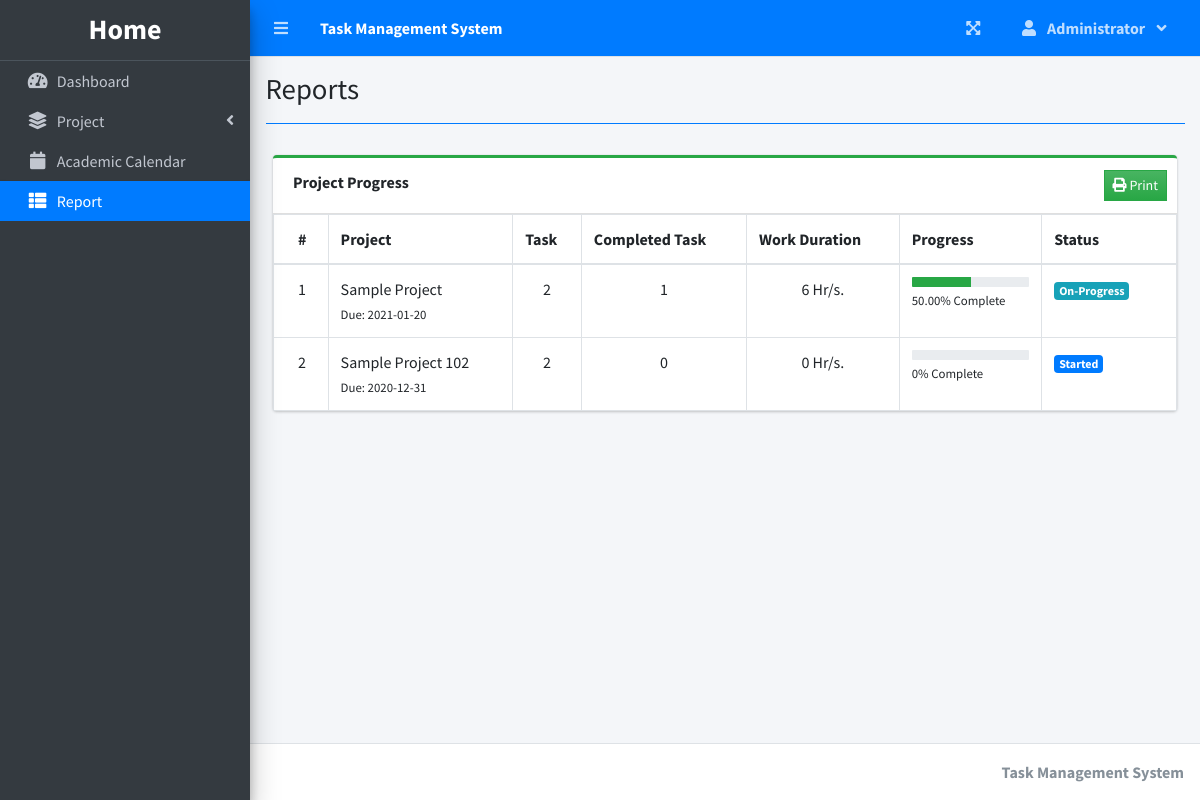
/index.php?page=reports (signed in), run on the app's committed database.
### tables this page shows
CREATE TABLE `project_list` (
  `id` int(30) NOT NULL,
  `name` varchar(200) NOT NULL,
  `description` text NOT NULL,
  `status` tinyint(2) NOT NULL,
  `start_date` date NOT NULL,
  `end_date` date NOT NULL,
  `manager_id` int(30) NOT NULL,
  `user_ids` text NOT NULL,
  `date_created` datetime NOT NULL DEFAULT current_timestamp()
);

### reports.php (the view, shortened to what this page needs)
<?php include 'db_connect.php' ?>
 <div class="col-md-12">
        <div class="card card-outline card-success">
          <div class="card-header">
            <b>Project Progress</b>
            <div class="card-tools">
            	<button class="btn btn-flat btn-sm bg-gradient-success btn-success" id="print"><i class="fa fa-print"></i> Print</button>
            </div>
          </div>
          <div class="card-body p-0">
            <div class="table-responsive" id="printable">
              <table class="table m-0 table-bordered">
                <thead>
                  <th>#</th>
                  <th>Project</th>
                  <th>Task</th>
                  <th>Completed Task</th>
                  <th>Work Duration</th>
                  <th>Progress</th>
                  <th>Status</th>
                </thead>
                <tbody>
                <?php
                $i = 1;
                $stat = array("Pending","Started","On-Progress","On-Hold","Over Due","Done");
                $where = "";
                $qry = $conn->query("SELECT * FROM project_list $where order by name asc");
                while($row= $qry->fetch_assoc()):
                $tprog = $conn->query("SELECT * FROM task_list where project_id = {$row['id']}")->num_rows;
                $cprog = $conn->query("SELECT * FROM task_list where project_id = {$row['id']} and status = 3")->num_rows;
                $prog = $tprog > 0 ? ($cprog/$tprog) * 100 : 0;
                $prog = $prog > 0 ?  number_format($prog,2) : $prog;
                $prod = $conn->query("SELECT * FROM user_productivity where project_id = {$row['id']}")->num_rows;
                $dur = $conn->query("SELECT sum(time_rendered) as duration FROM user_productivity where project_id = {$row['id']}");
                $dur = $dur->num_rows > 0 ? $dur->fetch_assoc()['duration'] : 0;
                if($row['status'] == 0 && strtotime(date('Y-m-d')) >= strtotime($row['start_date'])):
                if($prod  > 0  || $cprog > 0)
                  $row['status'] = 2;
                else
                  $row['status'] = 1;
                elseif($row['status'] == 0 && strtotime(date('Y-m-d')) > strtotime($row['end_date'])):
                $row['status'] = 4;
                endif;
                  ?>
                  <tr>
                      <td>
                         <?php echo $i++ ?>
                      </td>
                      <td>
                          <a>
                              <?php echo ucwords($row['name']) ?>
                          </a>
                          <br>
                          <small>
                              Due: <?php echo date("Y-m-d",strtotime($row['end_date'])) ?>
                          </small>
                      </td>
                      <td class="text-center">
                      	<?php echo number_format($tprog) ?>
                      </td>
                      <td class="text-center">
                      	<?php echo number_format($cprog) ?>
                      </td>
                      <td class="text-center">
                      <?php echo number_format($dur ?? 0) . ' Hr/s.';  ?>
                      </td>
                      <td class="project_progress">
                          <div class="progress progress-sm">
                              <div class="progress-bar bg-green" role="progressbar" aria-valuenow="57" aria-valuemin="0" aria-valuemax="100" style="width: <?php echo $prog ?>%">
                              </div>
                          </div>
                          <small>
                              <?php echo $prog ?>% Complete
                          </small>
                      </td>
                      <td class="project-state">
                          <?php
                            if($stat[$row['status']] =='Pending'){
                              echo "<span class='badge badge-secondary'>{$stat[$row['status']]}</span>";
                            }elseif($stat[$row['status']] =='Started'){
                              echo "<span class='badge badge-primary'>{$stat[$row['status']]}</span>";
                            }elseif($stat[$row['status']] =='On-Progress'){
                              echo "<span class='badge badge-info'>{$stat[$row['status']]}</span>";
                            }elseif($stat[$row['status']] =='On-Hold'){
                              echo "<span class='badge badge-warning'>{$stat[$row['status']]}</span>";
                            }elseif($stat[$row['status']] =='Over Due'){
                              echo "<span class='badge badge-danger'>{$stat[$row['status']]}</span>";
                            }elseif($stat[$row['status']] =='Done'){
                              echo "<span class='badge badge-success'>{$stat[$row['status']]}</span>";
                            }
                          ?>
                      </td>
                  </tr>
                <?php endwhile; ?>
                </tbody>
              </table>
            </div>
          </div>
        </div>
        </div>

### data on the page
project_list: name "Sample Project", end_date "2021-01-20", tprog "2", cprog "1", dur "6", prog "50.00", manager "On-Progress"
project_list: name "Sample Project 102", end_date "2020-12-31", tprog "2", cprog "0", dur "0", prog "0", status "Started"

### other printed values
$_SESSION['system']['name'] "Task Management System"
$_SESSION['login_firstname'] "Administrator"
$title "Reports"
